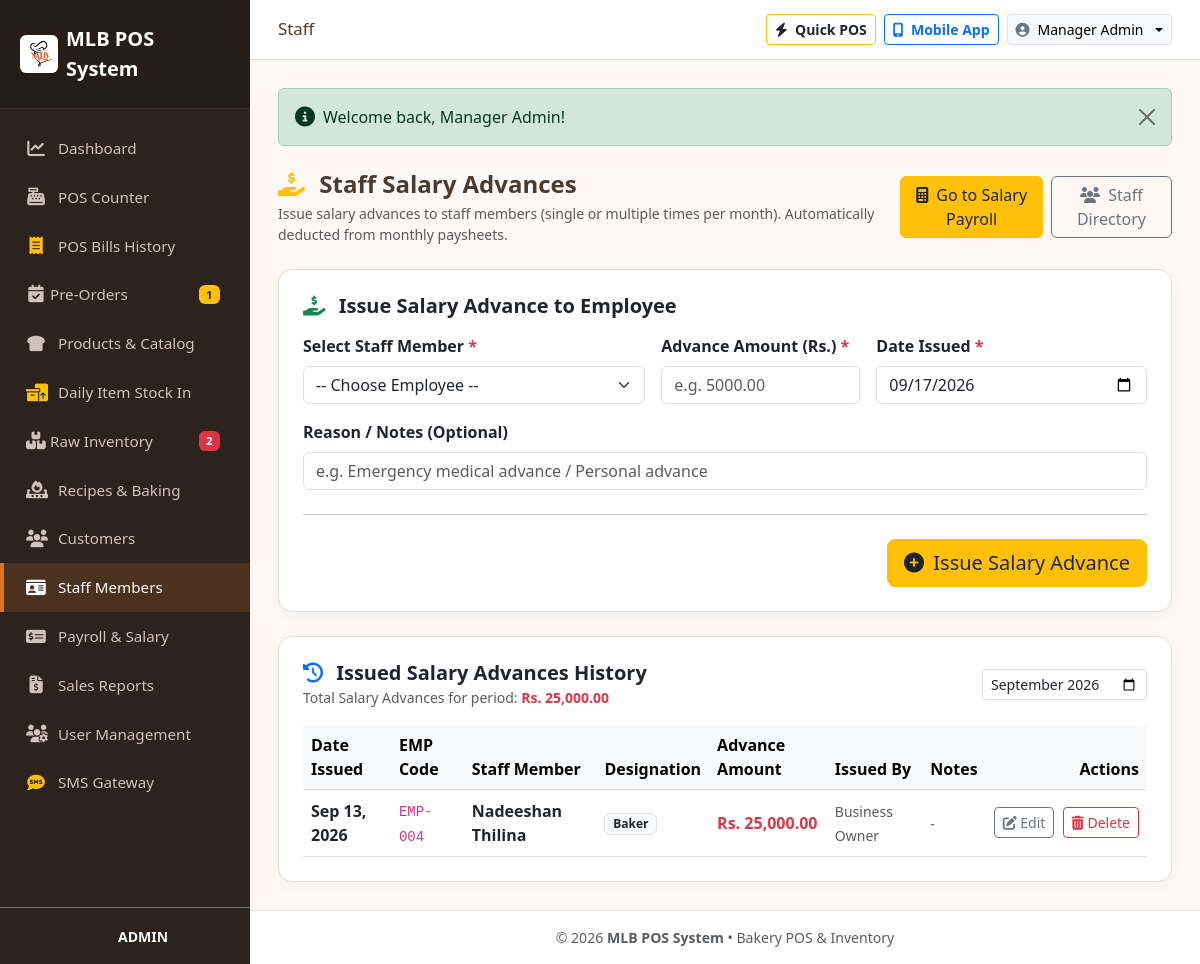
The page /modules/staff/advances.php (signed in) on the database its author committed.
### tables this page shows
CREATE TABLE `staff_advances` (
  `id` int(11) NOT NULL AUTO_INCREMENT,
  `staff_id` int(11) NOT NULL,
  `advance_amount` decimal(10,2) NOT NULL DEFAULT 0.00,
  `advance_date` date NOT NULL,
  `notes` varchar(255) DEFAULT NULL,
  `created_by` int(11) NOT NULL,
  `created_at` timestamp NOT NULL DEFAULT current_timestamp(),
  PRIMARY KEY (`id`),
  KEY `staff_id` (`staff_id`),
  KEY `created_by` (`created_by`),
  CONSTRAINT `staff_advances_ibfk_1` FOREIGN KEY (`staff_id`) REFERENCES `staff` (`id`) ON DELETE CASCADE,
  CONSTRAINT `staff_advances_ibfk_2` FOREIGN KEY (`created_by`) REFERENCES `users` (`id`) ON DELETE CASCADE
);

CREATE TABLE `staff` (
  `id` int(11) NOT NULL AUTO_INCREMENT,
  `emp_number` varchar(50) NOT NULL,
  `name` varchar(100) NOT NULL,
  `designation` varchar(100) NOT NULL DEFAULT 'Staff',
  `phone` varchar(30) DEFAULT NULL,
  `nic` varchar(30) DEFAULT NULL,
  `address` text DEFAULT NULL,
  `basic_salary` decimal(10,2) NOT NULL DEFAULT 0.00,
  `daily_rate` decimal(10,2) NOT NULL DEFAULT 0.00,
  `ot_rate_per_hour` decimal(10,2) NOT NULL DEFAULT 0.00,
  `fixed_allowance` decimal(10,2) NOT NULL DEFAULT 0.00,
  `epf_no` varchar(50) DEFAULT NULL,
  `bank_name` varchar(100) DEFAULT NULL,
  `account_no` varchar(50) DEFAULT NULL,
  `status` enum('active','inactive') NOT NULL DEFAULT 'active',
  `created_at` timestamp NOT NULL DEFAULT current_timestamp(),
  PRIMARY KEY (`id`),
  UNIQUE KEY `emp_number` (`emp_number`)
);

CREATE TABLE IF NOT EXISTS `users` (
  `id` INT AUTO_INCREMENT PRIMARY KEY,
  `username` VARCHAR(50) NOT NULL UNIQUE,
  `password` VARCHAR(255) NOT NULL,
  `full_name` VARCHAR(100) NOT NULL,
  `email` VARCHAR(100) DEFAULT NULL,
  `role` ENUM('admin', 'owner', 'sales_person', 'pos_operator') NOT NULL DEFAULT 'pos_operator',
  `status` ENUM('active', 'inactive') NOT NULL DEFAULT 'active',
  `created_at` TIMESTAMP DEFAULT CURRENT_TIMESTAMP
);

### modules/staff/advances.php (the view, shortened to what this page needs)
<?php
require_once __DIR__ . '/../../includes/header.php';
$db = getDB();
$editingAdvance = null;
$selectedMonth = $_GET['month'] ?? date('Y-m');
$query = "
    SELECT a.*, s.emp_number, s.name as staff_name, s.designation, u.full_name as created_by_name
    FROM staff_advances a
    JOIN staff s ON a.staff_id = s.id
    LEFT JOIN users u ON a.created_by = u.id
    WHERE DATE_FORMAT(a.advance_date, '%Y-%m') = ?
";
$params = [$selectedMonth];
$query .= " ORDER BY a.advance_date DESC, a.id DESC";
$stmtLogs = $db->prepare($query);
$stmtLogs->execute($params);
$advanceLogs = $stmtLogs->fetchAll();
$totalMonthlyAdvances = 0;
foreach ($advanceLogs as $al) {
    $totalMonthlyAdvances += (float)$al['advance_amount'];
}
?>
<div class="d-flex justify-content-between align-items-center mb-4">
    <div>
        <h4 class="fw-bold mb-1"><i class="fa-solid fa-hand-holding-dollar text-warning me-2"></i> Staff Salary Advances</h4>
        <p class="text-muted small mb-0">Issue salary advances to staff members (single or multiple times per month). Automatically deducted from monthly paysheets.</p>
    </div>
    <div class="d-flex gap-2">
        <a href="<?php echo BASE_URL; ?>modules/payroll/index.php" class="btn btn-warning text-dark font-weight-bold">
            <i class="fa-solid fa-calculator me-1"></i> Go to Salary Payroll
        </a>
        <a href="<?php echo BASE_URL; ?>modules/staff/index.php" class="btn btn-outline-secondary">
            <i class="fa-solid fa-users me-1"></i> Staff Directory
        </a>
    </div>
</div>
<div class="card card-bakery p-4 mb-4 <?php echo $editingAdvance ? 'border-warning' : ''; ?>">
    <div class="d-flex justify-content-between align-items-center mb-3">
        <h5 class="fw-bold mb-0">
            <?php if ($editingAdvance): ?>
                <i class="fa-solid fa-pen-to-square text-warning me-2"></i> Edit Salary Advance Record #<?php echo $editingAdvance['id']; ?>
            <?php else: ?>
                <i class="fa-solid fa-hand-holding-dollar text-success me-2"></i> Issue Salary Advance to Employee
            <?php endif; ?>
        </h5>
    </div>
    <form method="POST" action="">
        <div class="row g-3">
            <div class="col-md-5">
                <label for="staff_id" class="form-label fw-bold">Select Staff Member <span class="text-danger">*</span></label>
                <select class="form-select" id="staff_id" name="staff_id" required>
                    <option value="">-- Choose Employee --</option>
                </select>
            </div>
            <div class="col-md-3">
                <label for="advance_amount" class="form-label fw-bold">Advance Amount (Rs.) <span class="text-danger">*</span></label>
                <input type="number" step="0.01" class="form-control" id="advance_amount" name="advance_amount" placeholder="e.g. 5000.00" value="<?php echo htmlspecialchars($editingAdvance ? $editingAdvance['advance_amount'] : ''); ?>" required>
            </div>
            <div class="col-md-4">
                <label for="advance_date" class="form-label fw-bold">Date Issued <span class="text-danger">*</span></label>
                <input type="date" class="form-control" id="advance_date" name="advance_date" value="<?php echo htmlspecialchars($editingAdvance ? $editingAdvance['advance_date'] : date('Y-m-d')); ?>" required>
            </div>
            <div class="col-12">
                <label for="notes" class="form-label fw-bold">Reason / Notes (Optional)</label>
                <input type="text" class="form-control" id="notes" name="notes" placeholder="e.g. Emergency medical advance / Personal advance" value="<?php echo htmlspecialchars($editingAdvance ? $editingAdvance['notes'] : ''); ?>">
            </div>
        </div>
        <hr class="my-4">
        <div class="d-flex justify-content-end gap-2">
            <?php if ($editingAdvance): ?>
                <a href="<?php echo BASE_URL; ?>modules/staff/advances.php" class="btn btn-light border">Cancel</a>
                <button type="submit" class="btn btn-warning text-dark font-weight-bold btn-lg">
                    <i class="fa-solid fa-check me-1"></i> Update Salary Advance
                </button>
            <?php else: ?>
                <button type="submit" class="btn btn-warning text-dark font-weight-bold btn-lg">
                    <i class="fa-solid fa-plus-circle me-1"></i> Issue Salary Advance
                </button>
            <?php endif; ?>
        </div>
    </form>
</div>
<div class="card card-bakery p-4">
    <div class="d-flex justify-content-between align-items-center mb-3">
        <div>
            <h5 class="fw-bold mb-0"><i class="fa-solid fa-clock-rotate-left text-primary me-2"></i> Issued Salary Advances History</h5>
            <small class="text-muted">Total Salary Advances for period: <strong class="text-danger"><?php echo formatMoney($totalMonthlyAdvances); ?></strong></small>
        </div>
        <form method="GET" action="" class="d-flex align-items-center gap-2">
            <input type="month" id="month" name="month" class="form-control form-control-sm" value="<?php echo htmlspecialchars($selectedMonth); ?>" onchange="this.form.submit()">
        </form>
    </div>
    <div class="table-responsive">
        <table class="table table-hover align-middle mb-0">
            <thead class="table-light">
                <tr>
                    <th>Date Issued</th>
                    <th>EMP Code</th>
                    <th>Staff Member</th>
                    <th>Designation</th>
                    <th>Advance Amount</th>
                    <th>Issued By</th>
                    <th>Notes</th>
                    <th class="text-end">Actions</th>
                </tr>
            </thead>
            <tbody>
                <?php if (empty($advanceLogs)): ?>
                    <tr>
                        <td colspan="8" class="text-center text-muted py-4">No salary advances issued for <?php echo date('F Y', strtotime($selectedMonth . '-01')); ?>.</td>
                    </tr>
                <?php else: ?>
                    <?php foreach ($advanceLogs as $log): ?>
                        <tr>
                            <td><strong><?php echo date('M d, Y', strtotime($log['advance_date'])); ?></strong></td>
                            <td><code><?php echo htmlspecialchars($log['emp_number']); ?></code></td>
                            <td><strong class="text-dark"><?php echo htmlspecialchars($log['staff_name']); ?></strong></td>
                            <td><span class="badge bg-light text-dark border"><?php echo htmlspecialchars($log['designation']); ?></span></td>
                            <td><strong class="text-danger fs-6"><?php echo formatMoney($log['advance_amount']); ?></strong></td>
                            <td><small class="text-muted"><?php echo htmlspecialchars($log['created_by_name'] ?: 'Admin'); ?></small></td>
                            <td><small class="text-muted"><?php echo htmlspecialchars($log['notes'] ?: '-'); ?></small></td>
                            <td class="text-end text-nowrap">
                                <a href="<?php echo BASE_URL; ?>modules/staff/advances.php?edit_id=<?php echo $log['id']; ?>&month=<?php echo urlencode($selectedMonth); ?>" class="btn btn-sm btn-outline-secondary me-1">
                                    <i class="fa-solid fa-pen-to-square"></i> Edit
                                </a>
                                <button type="button" class="btn btn-sm btn-outline-danger" onclick="triggerDeleteModal(<?php echo $log['id']; ?>, '<?php echo htmlspecialchars(addslashes($log['staff_name'])); ?>', '<?php echo number_format($log['advance_amount'], 2); ?>', '<?php echo urlencode($selectedMonth); ?>')">
                                    <i class="fa-solid fa-trash-can"></i> Delete
                                </button>
                            </td>
                        </tr>
                    <?php endforeach; ?>
                <?php endif; ?>
            </tbody>
        </table>
    </div>
</div>
<?php require_once __DIR__ . '/../../includes/footer.php'; ?>

### assets/css/style.css (style rules this page uses)
:root { --bakery-primary: #d97724; --bakery-primary-dark: #b25310; --bakery-secondary: #8c4a27; --bakery-bg: #fdf8f5; --bakery-card-bg: #ffffff; --bakery-sidebar-bg: #2c221e; --bakery-sidebar-active: #d97724; --bakery-text: #4a3b32; --bakery-muted: #8d7a6e; }
body { background-color: var(--bakery-bg); color: var(--bakery-text); font-family: 'Segoe UI', system-ui, -apple-system, sans-serif; min-height: 100vh; display: flex; flex-direction: column; }
.card-bakery { background: var(--bakery-card-bg); border: 1px solid #ebdcd3; border-radius: 14px; box-shadow: 0 4px 15px rgba(140, 74, 39, 0.04); transition: transform 0.2s ease, box-shadow 0.2s ease; }

### rows shown on the page
staff_advances: advance_date "Sep 13, 2026", staff.emp_number "EMP-004", staff.name "Nadeeshan Thilina", staff.designation "Baker", advance_amount "Rs. 25,000.00", created_by.full_name "Business Owner", notes "-"

### other values the page prints
$pendingOrdersBadge "1"
$lowStockBadge "2"
str_replace('_', ' ', getCurrentUserRole()) "ADMIN"
$currentDir "Staff"
getCurrentUserName() "Manager Admin"
$_SESSION['flash_' . $key] "Welcome back, Manager Admin!"
formatMoney($totalMonthlyAdvances) "Rs. 25,000.00"
